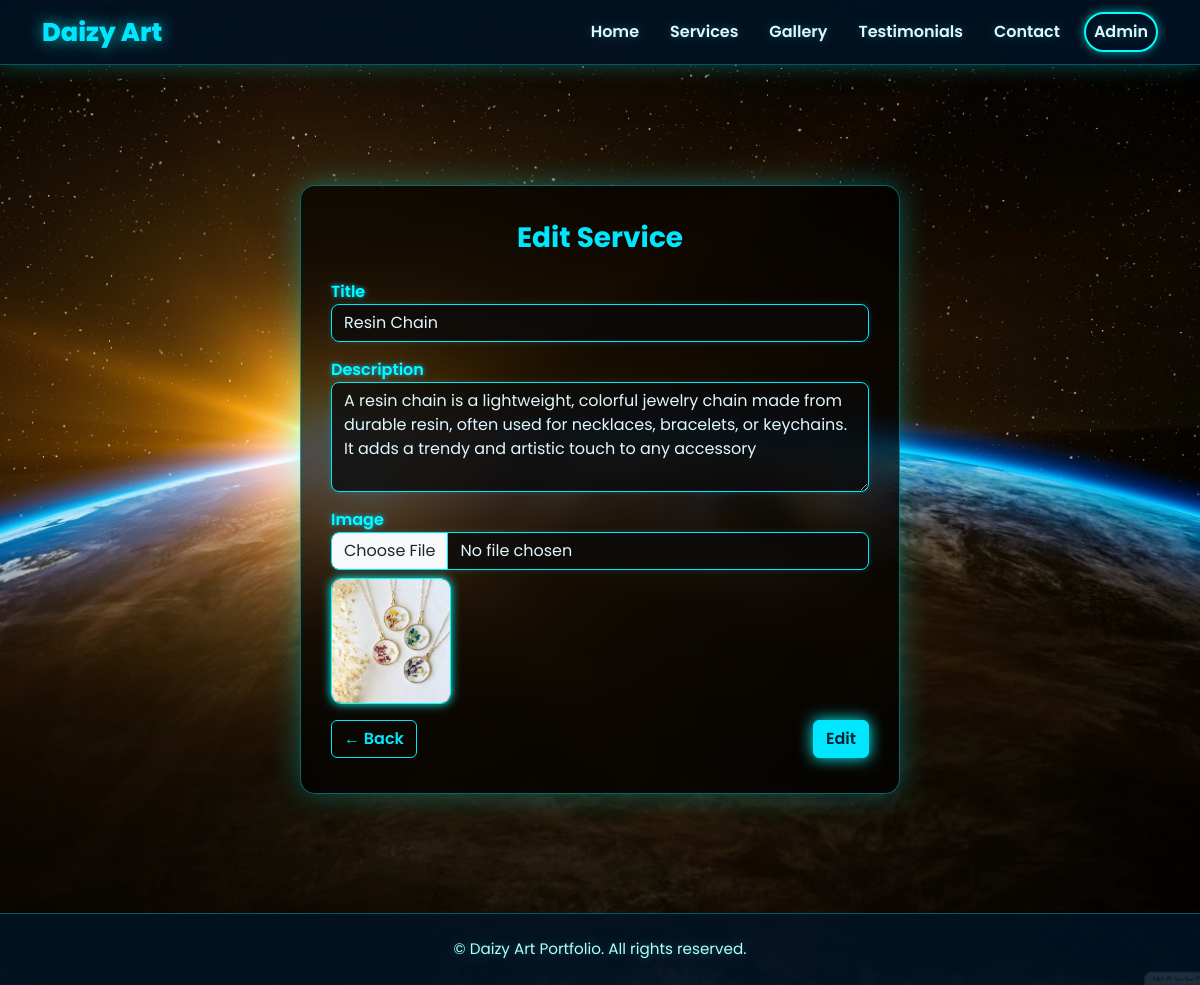
/services-admin/edit/1/ (signed in), run on the app's committed database.
### main/models.py (models this page shows, shortened)
class Service(models.Model):
    title = models.CharField(max_length=200)
    image = models.ImageField(upload_to='services/')
    description = models.TextField()

### main/views.py (the view, shortened to what this page needs)
# urls.py: path('services-admin/edit/<int:id>/', views.service_edit, name='service_edit'),
@login_required(login_url='admin_login')
def service_edit(request, id):
    service = get_object_or_404(Service, id=id)
    return render(request, 'service_form.html', {'service': service, 'action': 'Edit'})

### main/templates/service_form.html (shortened to what this page needs)
{% extends 'base.html' %}
{% block content %}
<div class="service-form-container">
    <div class="service-form-box animate__animated animate__fadeInUp">
        <h3 class="form-title">{{ action }} Service</h3>
        <form method="POST" enctype="multipart/form-data">
            <div class="mb-3">
                <label>Title</label>
                <input type="text" name="title" class="form-control" value="{{ service.title|default:'' }}" required>
            </div>
            <div class="mb-3">
                <label>Description</label>
                <textarea name="description" class="form-control" rows="4" required>{{ service.description|default:'' }}</textarea>
            </div>
            <div class="mb-3">
                <label>Image</label>
                <input type="file" name="image" class="form-control">
                {% if service.image %}
                    <img src="{{ service.image.url }}" alt="Service Image" class="preview-img mt-2">
                {% endif %}
            </div>
            <div class="d-flex justify-content-between">
                <a href="{% url 'service_list' %}" class="btn btn-secondary">← Back</a>
                <button type="submit" class="btn btn-success">{{ action }}</button>
            </div>
        </form>
    </div>
</div>
{% endblock %}

### main/templates/base.html (style rules this page uses)
body { font-family: 'Poppins', sans-serif; background-color: #0e0e10; color: #e0f7ff; margin: 0; padding: 0; }

### main/templates/service_form.html (style rules this page uses)
body { background: url('/static/images/bg06.jpg') center/cover no-repeat fixed; }
.service-form-container { display: flex; justify-content: center; align-items: flex-start; min-height: 100vh; padding: 40px 20px; }
.service-form-box { background: rgba(0, 0, 0, 0.7); border: 1px solid rgba(0, 255, 255, 0.4); border-radius: 15px; padding: 35px 30px; width: 100%; max-width: 600px; box-shadow: 0 0 30px rgba(0, 255, 255, 0.3); color: #e0f7ff; backdrop-filter: blur(10px); margin-top: 80px; }
.form-title { text-align: center; font-weight: 700; color: #00e6ff; margin-bottom: 25px; }
.form-control { background: rgba(10, 10, 10, 0.8); border: 1px solid #00e6ff; color: #e0f7ff; border-radius: 8px; box-shadow: 0 0 5px rgba(0, 255, 255, 0.2); }
.btn-success { background-color: #00e6ff; border-color: #00e6ff; color: #001f33; font-weight: 600; box-shadow: 0 0 15px #00ffff; transition: all 0.3s ease; }
.btn-secondary { background: transparent; border: 1px solid #00e6ff; color: #00e6ff; font-weight: 600; transition: all 0.3s ease; }
.preview-img { width: 120px; height: auto; border-radius: 10px; border: 1px solid #00ffff; box-shadow: 0 0 10px #00ffff; }
label { color: #00ffff; font-weight: 600; text-shadow: 0 0 5px #00bfff; }

### data on the page
Service: title "Resin Chain", description "A resin chain is a lightweight, colorful jewelry chain made from durable resin, often used for necklaces, bracelets, or keychains. It adds a trendy and artistic touch to any accessory", image (picture)

### other printed values
{{ action }} "Edit"
